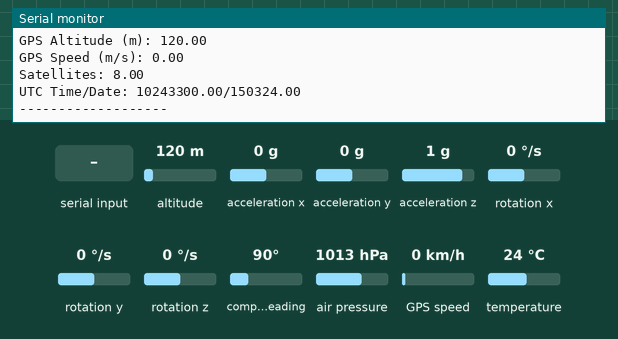
This sketch was run on a simulated ESP32. Parts: the last lines printed to the serial monitor. The test bench sets the inputs (shaded band); at power-on: altitude 120 m, acceleration x 0 g, acceleration y 0 g, acceleration z 1 g, rotation x 0 °/s, rotation y 0 °/s, rotation z 0 °/s, compass heading 90°, air pressure 1013 hPa, GPS speed 0 km/h, temperature 24 °C. The GPS gets a fix after 3 s at 37.7749, -122.4194 with 8 satellites.

Above: at 3.2 s.
3.3 s: altitude set to 20 m
At 4.6 s:
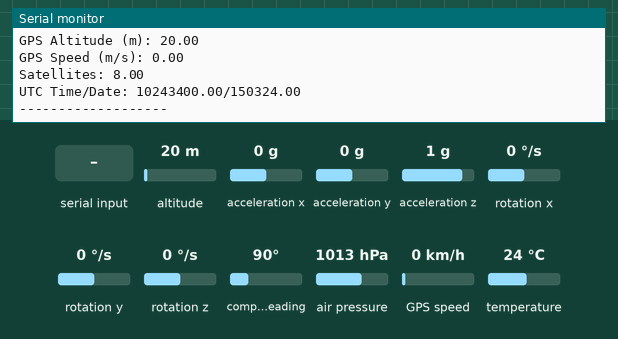
4.8 s: "1" received over the second serial link
6.3 s: acceleration x set to -1.4 g
At 6.7 s:
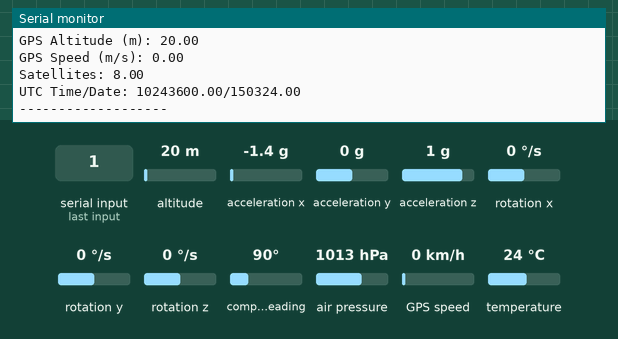
7.8 s: acceleration y set to -1.4 g
At 9.1 s:
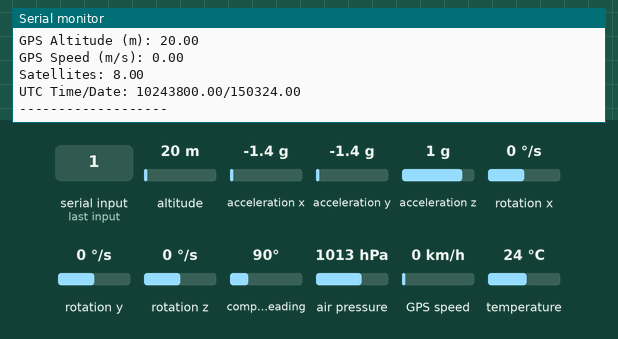
9.3 s: "0" received over the second serial link
10.8 s: acceleration z set to -1.4 g
At 12.3 s:
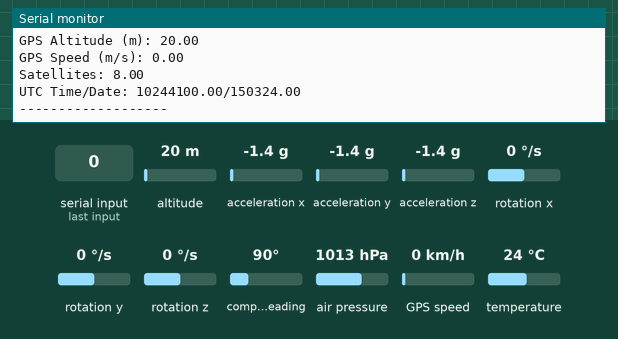
Timing chart, 0 to 13.3 s (numbered marks = the images above; inputs shaded):
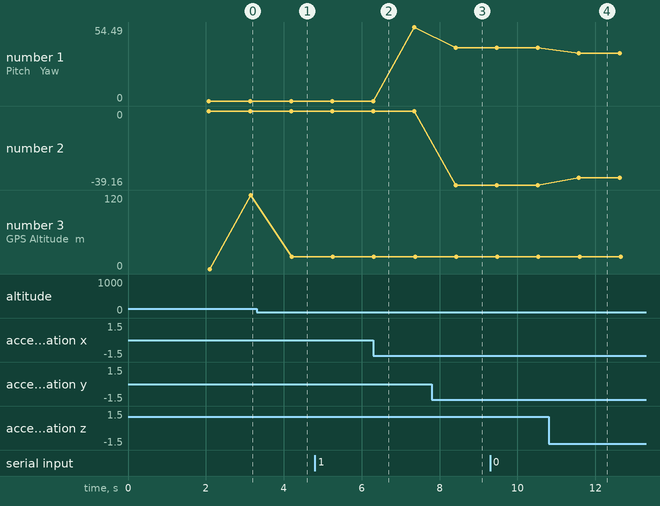

The sketch:

sketch_apr01a.ino
```cpp
#include <Arduino.h>
#include <TinyGPS++.h>
#include <SoftwareSerial.h>
#include <Adafruit_MPU6050.h>
#include <Adafruit_BMP280.h>
#include <Wire.h>


SoftwareSerial ss(16,17);
TinyGPSPlus gps;
Adafruit_MPU6050 mpu;
Adafruit_BMP280 bmp;


/*

Serial -> UART -> RX, TX -> (16,17)
I2C -> MPU6050 & BMP280 -> SDA, SCL -> (21, 22)
SPI -> SD -> MISO, MOSI, SCK, CS -> (19, 23, 18, 5)

*/

float lati, longi, utcTime, utcDate, gpsSats, gpsAlt, gpsSpd;

void gpsInit(){
  Serial.println("Starting GPS Sensor...");
  ss.begin(9600);
  Serial.println("GPS Sensor Started Succesfully!");
}

void gpsData(){
  unsigned long startTime = millis();

  // Process available GPS data for up to 1000ms
  while (ss.available() > 0 && millis() - startTime < 1000) {
    char c = ss.read();
    // Uncomment this line to see raw NMEA data
    // Serial.write(c);
    gps.encode(c);
  }

  // Update variables regardless of whether location is updated
  lati = gps.location.isValid() ? gps.location.lat() : 0.0;
  longi = gps.location.isValid() ? gps.location.lng() : 0.0;
  utcTime = gps.time.isValid() ? gps.time.value() : 0.0;
  utcDate = gps.date.isValid() ? gps.date.value() : 0.0;
  gpsSats = gps.satellites.isValid() ? gps.satellites.value() : 0.0;
  gpsAlt = gps.altitude.isValid() ? gps.altitude.meters() : 0.0;
  gpsSpd = gps.speed.isValid() ? gps.speed.mps() : 0.0;

  // Add diagnostic information
  Serial.print("GPS chars processed: ");
  Serial.println(gps.charsProcessed());
}

/*
  Acceleration Units - m/s^2, G
  1G = 9.816m/s^2

  Gyroscope Units - dps, rps
*/

float aX, aY, aZ, gX, gY, gZ;
float pitch, yaw;
float mpuTemp;

void mpuInit(){
  Serial.println("Starting MPU6050 Sensor...");
  if (!mpu.begin()) {
    Serial.println("MPU6050 Failed. Retrying...");
    mpuInit();
  }
  mpu.setAccelerometerRange(MPU6050_RANGE_8_G);
  mpu.setGyroRange(MPU6050_RANGE_500_DEG);
  mpu.setFilterBandwidth(MPU6050_BAND_21_HZ);
  Serial.println("MPU6050 Started Succesfully!");
}

void mpuData(){
  sensors_event_t a, g, temp;
  mpu.getEvent(&a, &g, &temp);
  aX = a.acceleration.x;
  aY = a.acceleration.y;
  aZ = a.acceleration.z;
  gX = g.gyro.x;
  gY = g.gyro.y;
  gZ = g.gyro.z;
  pitch = atan2(-aX,sqrt(aY*aY + aZ*aZ))/3.14*180;
  yaw = atan2(aY,sqrt(aX*aX + aZ*aZ))/3.14*180;
  mpuTemp = temp.temperature;
}

/*
  Pressure Units - Pa (SI), psi, atm, bar, mmHg
  1 atm = 101325 Pa = 1013.25 bar = 29.92mmHg
*/

float pressure, altMSL, altAGL, bmpTemp;

void bmpInit(){
  Serial.println("Starting BMP280 Sensor...");
  if (!bmp.begin(0x76)) {
    Serial.println("BMP280 Failed. Retrying...");
    bmpInit();
  }
  bmp.setSampling(Adafruit_BMP280::MODE_NORMAL,     /* Operating Mode. */
    Adafruit_BMP280::SAMPLING_X2,                   /* Temp. oversampling */
    Adafruit_BMP280::SAMPLING_X16,                  /* Pressure oversampling */
    Adafruit_BMP280::FILTER_X16,                    /* Filtering. */
    Adafruit_BMP280::STANDBY_MS_1);                 /* Standby time. */

  pressure = 0.0;
  altMSL = 0.0;
  for(int i=0;i<20;i++){
    pressure += bmp.readPressure()/20;
    delay(50);
  }
  for(int i=0;i<20;i++){
    altMSL += bmp.readAltitude(pressure/100)/20;
    delay(50);
  }
  Serial.println("BMP280 Started Succesfully!");
}

void bmpData(){
  altAGL = bmp.readAltitude(pressure/100) - altMSL;
  bmpTemp = bmp.readTemperature();
  pressure = bmp.readPressure();
}

void setup(){
  Serial.begin(115200);  // Increased baud rate for faster serial communication
  Wire.begin();

  Serial.println("Initializing all sensors...");
  gpsInit();
  mpuInit();
  bmpInit();

  Serial.println("All sensors initialized. Beginning data collection...");
  Serial.println("-------------------");
}

void loop(){
  gpsData();
  mpuData();
  bmpData();

  Serial.println("Mehak Rustagi 22MID0026");
  Serial.println("Pallavi Yadav 22MID0028");


  // MPU6050 data
  Serial.print("Pitch & Yaw: ");
  Serial.print(pitch);
  Serial.print(",");
  Serial.println(yaw);
  Serial.print("MPU TEMP: ");
  Serial.println(mpuTemp);
  Serial.print("Gyro x: ");
  Serial.println(gX);
  Serial.print("Gyro y: ");
  Serial.println(gY);
  Serial.print("Gyro z: ");
  Serial.println(gZ);
  Serial.print("Acc x: ");
  Serial.println(aX);
  Serial.print("Acc y: ");
  Serial.println(aY);
  Serial.print("Acc z: ");
  Serial.println(aZ);

  // BMP280 data
  Serial.print("Pressure (Pa): ");
  Serial.println(pressure);
  Serial.print("Altitude AGL (m): ");
  Serial.println(altAGL);
  Serial.print("BMP TEMP: ");
  Serial.println(bmpTemp);

  // GPS data
  Serial.print("GPS Location: ");
  Serial.print(lati);
  Serial.print(",");
  Serial.println(longi);
  Serial.print("GPS Altitude (m): ");
  Serial.println(gpsAlt);
  Serial.print("GPS Speed (m/s): ");
  Serial.println(gpsSpd);
  Serial.print("Satellites: ");
  Serial.println(gpsSats);
  Serial.print("UTC Time/Date: ");
  Serial.print(utcTime);
  Serial.print("/");
  Serial.println(utcDate);

  Serial.println("-------------------");
  delay(1000);  // Adding a small delay to make the output readable
}
```

main.cpp
```cpp
#include <Arduino.h>
#include <TinyGPS++.h>
#include <SoftwareSerial.h>
#include <Adafruit_MPU6050.h>
#include <Adafruit_BMP280.h>
#include <Wire.h>

SoftwareSerial ss(16,17);
TinyGPSPlus gps;
Adafruit_MPU6050 mpu;
Adafruit_BMP280 bmp;

/*

Serial -> UART -> RX, TX -> (16,17)
I2C -> MPU6050 & BMP280 -> SDA, SCL -> (21, 22)
SPI -> SD -> MISO, MOSI, SCK, CS -> (19, 23, 18, 5)

*/

float lat, longi, utcTime, utcDate, gpsSats, gpsAlt, gpsSpd;

void gpsInit(){
  Serial.println("Starting GPS Sensor...");
  ss.begin(9600);
  Serial.println("GPS Sensor Started Succesfully!");
}

void gpsData(){
  while (ss.available() > 0){
    gps.encode(ss.read());
    if (gps.location.isUpdated()){
      lat = gps.location.lat();
      longi = gps.location.lng();
      utcTime = gps.time.value();
      utcDate = gps.date.value();
      gpsSats = gps.satellites.value();
      gpsAlt = gps.altitude.meters();
      gpsSpd = gps.speed.mps();
    }
  }
}

/*
  Acceleration Units - m/s^2, G
  1G = 9.816m/s^2

  Gyroscope Units - dps, rps
*/

float aX, aY, aZ, gX, gY, gZ;
float pitch, yaw;
float mpuTemp;

void mpuInit(){
  Serial.println("Starting MPU6050 Sensor...");
  if (!mpu.begin()) {
    Serial.println("MPU6050 Failed. Retrying...");
    mpuInit();
  }
  mpu.setAccelerometerRange(MPU6050_RANGE_8_G);
  mpu.setGyroRange(MPU6050_RANGE_500_DEG);
  mpu.setFilterBandwidth(MPU6050_BAND_21_HZ);
  Serial.println("MPU6050 Started Succesfully!");
}

void mpuData(){
  sensors_event_t a, g, temp;
  mpu.getEvent(&a, &g, &temp);
  aX = a.acceleration.x;
  aY = a.acceleration.y;
  aZ = a.acceleration.z;
  gX = g.gyro.x;
  gY = g.gyro.y;
  gZ = g.gyro.z;
  pitch = atan2(-aX,sqrt(aY*aY + aZ*aZ));
  yaw = atan2(aY,sqrt(aX*aX + aZ*aZ));
  mpuTemp = temp.temperature;
}

/*
  Pressure Units - Pa (SI), psi, atm, bar, mmHg
  1 atm = 101325 Pa = 1013.25 bar = 29.92mmHg
*/

float pressure, altMSL, altAGL, bmpTemp;

void bmpInit(){
  Serial.println("Starting BMP280 Sensor...");
  if (!bmp.begin()) {
    Serial.println("BMP280 Failed. Retrying...");
    bmpInit();
  }
  bmp.setSampling(Adafruit_BMP280::MODE_NORMAL,     /* Operating Mode. */
    Adafruit_BMP280::SAMPLING_X2,                   /* Temp. oversampling */
    Adafruit_BMP280::SAMPLING_X16,                  /* Pressure oversampling */
    Adafruit_BMP280::FILTER_X16,                    /* Filtering. */
    Adafruit_BMP280::STANDBY_MS_1);                 /* Standby time. */

  pressure = 0.0;
  altMSL = 0.0;
  for(int i=0;i<20;i++){
    pressure += bmp.readPressure()/20;
    delay(50);
  }
  for(int i=0;i<20;i++){
    altMSL += bmp.readAltitude(pressure/100)/20;
    delay(50);
  }
  Serial.println("BMP280 Started Succesfully!");
}

void bmpData(){
  altAGL = bmp.readAltitude(pressure/100) - altMSL;
  bmpTemp = bmp.readTemperature();
  pressure = bmp.readPressure();
}

void setup(){
  Serial.begin(9600);
  Wire.begin();
  gpsInit();
  mpuInit();
  bmpInit();
}

void loop(){
  gpsData();
  mpuData();
  bmpData();
  Serial.print("Pitch: ");
  Serial.println(pitch);
  Serial.print("Yaw: ");
  Serial.println(yaw);
}
```

Measured:
- after the input at 3.3 s, the serial monitor: prints a new line after 0.88 s (image 1)
- after the input at 7.8 s, the serial monitor: prints a new line after 0.61 s (image 3)
- after the input at 10.8 s, the serial monitor: prints a new line after 0.78 s (image 4)
- plotted number 1: 0 → 54.49 after the input at 6.3 s, 54.49 → 39.16 after the input at 7.8 s, 39.16 → 35.28 after the input at 10.8 s
- plotted number 2: 0 → -39.16 after the input at 7.8 s, -39.16 → -35.28 after the input at 10.8 s
- plotted number 3: 120 → 20 after the input at 3.3 s
